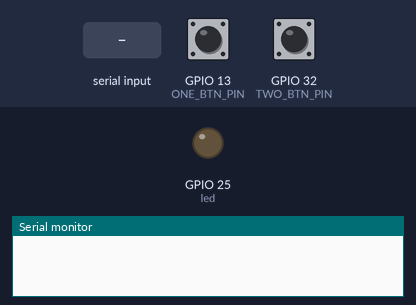
Recording of a sketch running on a simulated ESP32. On the bench: output pins drawn as LEDs (lit = HIGH), the last lines printed to the serial monitor. Dashed ring = blinking. The inputs (shaded band) are chosen by the test bench; at power-on: GPIO 13 (ONE_BTN_PIN) HIGH, GPIO 32 (TWO_BTN_PIN) HIGH.

Above: at 1.2 s.
1.3 s: "1" received over Serial
At 2.2 s:
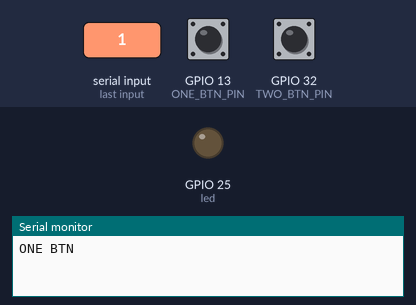
2.8 s: GPIO 13 (ONE_BTN_PIN) pulled LOW for 0.15 s
At 3.15 s:
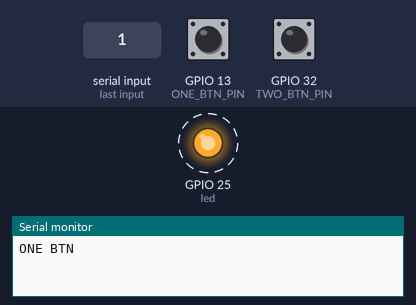
5.9 s: GPIO 32 (TWO_BTN_PIN) pulled LOW for 0.15 s
8.9 s: "2" received over Serial
At 10.5 s:
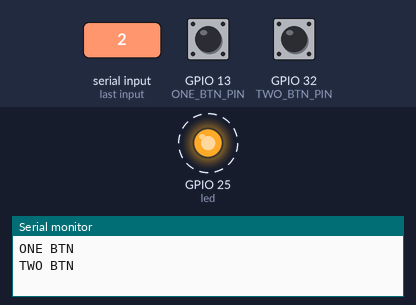
11.9 s: GPIO 13 (ONE_BTN_PIN) pulled LOW for 1 s
At 12.7 s:
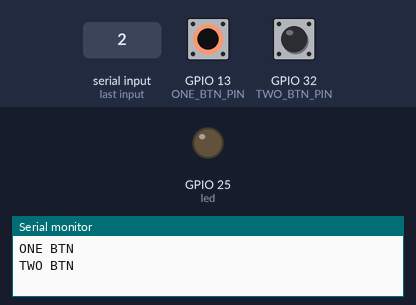
14.4 s: GPIO 13 (ONE_BTN_PIN) pulled LOW for 3.2 s
At 14.9 s:
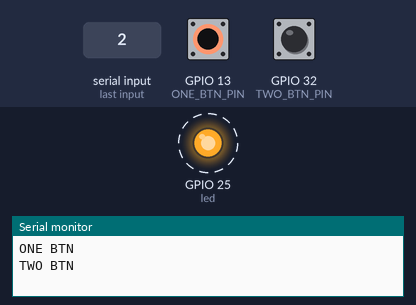
Timing chart, 0 to 20.1 s (numbered marks = the images above; inputs shaded):
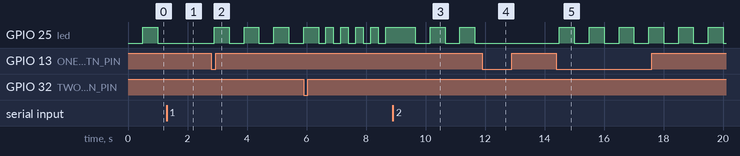

The sketch:

arduinoApp.ino
```cpp
#include "task1.h"
#include "task2.h"
#include "task3.h"
#include "events.h"

buttonEvt_t buttonEvt = {false, BUTTONS::NONE};
void setup()
{
    task1();
    task2();
    task3();
}

void loop()
{
    task1();
    task2();
    task3();
}
```

events.h
```cpp
#ifndef EVENTS_H
#define EVENTS_H

enum class BUTTONS{NONE, ONE_BTN, TWO_BTN};

typedef struct{
    bool trigger;
    BUTTONS whichButton;
} buttonEvt_t;

extern buttonEvt_t buttonEvt;

#endif
```

task1.cpp
```cpp
#include <Arduino.h>
#include "task1.h"
#include "events.h"

void task1()
{
    enum class TaskState
    {
        INIT,
        WAIT_COMMANDS
    };
    static TaskState taskState = TaskState::INIT;

    switch (taskState)
    {
    case TaskState::INIT:
    {
        Serial.begin(115200);
        taskState = TaskState::WAIT_COMMANDS;
        break;
    }
    case TaskState::WAIT_COMMANDS:
    {
        if (Serial.available() > 0)
        {
            int dataRx = Serial.read();
            if (dataRx == '1')
            {
                Serial.print("ONE BTN\n");
                buttonEvt.trigger = true;
                buttonEvt.whichButton = BUTTONS::ONE_BTN;
            }
            if (dataRx == '2')
            {
                Serial.print("TWO BTN\n");
                buttonEvt.trigger = true;
                buttonEvt.whichButton = BUTTONS::TWO_BTN;
            }
        }
        break;
    }
    default:
    {
    }
    }
}
```

task1.h
```cpp
#ifndef _TASK1_H_
#define _TASK1_H_

void task1();

#endif
```

task2.cpp
```cpp
#include <Arduino.h>
#include "task2.h"
#include "events.h"

void task2()
{
    enum class TaskState
    {
        INIT,
        WAIT_PRESS,
        WAIT_STABLE,
        WAIT_RELEASE
    };
    static TaskState taskState = TaskState::INIT;
    static uint8_t lastButtonPressed;
    static uint32_t initStableTime;

    const uint8_t ONE_BTN_PIN = 13;
    const uint8_t TWO_BTN_PIN = 32;
    const uint32_t STABLE_TIME = 100;

    switch (taskState)
    {
    case TaskState::INIT:
    {
        pinMode(ONE_BTN_PIN, INPUT_PULLUP);
        pinMode(TWO_BTN_PIN, INPUT_PULLUP);

        taskState = TaskState::WAIT_PRESS;
        break;
    }
    case TaskState::WAIT_PRESS:
    {
        if(digitalRead(ONE_BTN_PIN) == LOW){
            lastButtonPressed = ONE_BTN_PIN;
            initStableTime = millis();
            taskState = TaskState::WAIT_STABLE;
        }
        if(digitalRead(TWO_BTN_PIN) == LOW){
            lastButtonPressed = TWO_BTN_PIN;
            initStableTime = millis();
            taskState = TaskState::WAIT_STABLE;
        }
        break;
    }
    case TaskState::WAIT_STABLE:
    {
        if(digitalRead(lastButtonPressed) != LOW){
            taskState = TaskState::WAIT_PRESS;
        }
        else if ( (millis() - initStableTime) > STABLE_TIME){
            if(lastButtonPressed == ONE_BTN_PIN) buttonEvt.whichButton = BUTTONS::ONE_BTN;
            else if(lastButtonPressed == TWO_BTN_PIN) buttonEvt.whichButton = BUTTONS::TWO_BTN;
            buttonEvt.trigger = true;
            //printf("Button pressed: %d\n", lastButtonPressed);
            taskState = TaskState::WAIT_RELEASE;
        }
        break;
    }
    case TaskState::WAIT_RELEASE:{
        if(digitalRead(lastButtonPressed) == HIGH){
            taskState = TaskState::WAIT_PRESS;
        }
        break;
    }

    default:
    {
    }
    }
}
```

task2.h
```cpp
#ifndef _TASK2_H_
#define _TASK2_H_

void task2();

#endif
```

task3.cpp
```cpp
#include <Arduino.h>
#include "task3.h"
#include "events.h"

static bool compareKeys(BUTTONS *pSecret, BUTTONS *pKey)
{
    bool correct = true;
    for (uint8_t i = 0; i < 5; i++)
    {
        if (pSecret[i] != pKey[i])
        {
            correct = false;
            break;
        }
    }

    return correct;
}

void task3()
{

    enum class TaskStates
    {
        INIT,
        SLOW,
        MEDIUM,
        FAST,
        PERM_ON,
        PERM_OFF,
        WAIT_ON,
        WAIT_OFF,
    };
    static TaskStates taskState = TaskStates::INIT;

    static uint8_t led = 25; // Declaro la posición de la led

    static uint32_t lasTime;
    static constexpr uint32_t SLOW_TIME = 500;   // Cantidad de tiempo que se demora
    static constexpr uint32_t MEDIUM_TIME = 250; // Cantidad de tiempo que se demora
    static constexpr uint32_t FAST_TIME = 125;   // Cantidad de tiempo que se demora

    static bool ledStatus = false;
    static bool if_off = false; // Variable para preguntar si la led esta apagada o si la led estaba prendida

    static BUTTONS secret[5] = {BUTTONS::ONE_BTN, BUTTONS::ONE_BTN,
                                BUTTONS::TWO_BTN, BUTTONS::TWO_BTN,
                                BUTTONS::ONE_BTN}; // Codigo para salir del modo rapido

    static BUTTONS backkey[5] = {BUTTONS::NONE};

    static uint8_t keyCounter;

    switch (taskState)
    {
    case TaskStates::INIT:
    {
        pinMode(led, OUTPUT);
        digitalWrite(led, LOW);

        taskState = TaskStates::SLOW;
        break;
    }

    case TaskStates::SLOW:
    {
        uint32_t currentTime = millis();
        if ((currentTime - lasTime) >= SLOW_TIME)
        {
            lasTime = currentTime;
            ledStatus = !ledStatus;
            digitalWrite(led, ledStatus);
        }

        if (buttonEvt.trigger == true)
        {
            buttonEvt.trigger = false;
            if (buttonEvt.whichButton == BUTTONS::ONE_BTN)
            {
                taskState = TaskStates::WAIT_OFF;
            }
            else if (buttonEvt.whichButton == BUTTONS::TWO_BTN)
            {
                taskState = TaskStates::MEDIUM;
            }
        }
        break;
    }

    case TaskStates::WAIT_OFF:
    {
        uint32_t currentTime = millis();
        if ((currentTime - lasTime) >= SLOW_TIME)
        {
            ledStatus = false;
            digitalWrite(led, ledStatus);
            taskState = TaskStates::PERM_OFF;
        }
    }
    case TaskStates::PERM_OFF:
    {
        if (buttonEvt.trigger == true)
        {
            buttonEvt.trigger = false;
            if (buttonEvt.whichButton == BUTTONS::ONE_BTN)
            {
                taskState = TaskStates::SLOW;
            }
            else if (buttonEvt.whichButton == BUTTONS::TWO_BTN)
            {
                if_off = true;
                taskState = TaskStates::FAST;
            }
        }
        break;
    }

    case TaskStates::MEDIUM:
    {
        uint32_t currentTime = millis();
        if ((currentTime - lasTime) >= MEDIUM_TIME)
        {
            lasTime = currentTime;
            digitalWrite(led, ledStatus);
            ledStatus = !ledStatus;
        }
        if (buttonEvt.trigger == true)
        {
            buttonEvt.trigger = false;
            if (buttonEvt.whichButton == BUTTONS::ONE_BTN)
            {
                taskState = TaskStates::WAIT_ON;

            }
            else if (buttonEvt.whichButton == BUTTONS::TWO_BTN)
            {
                taskState = TaskStates::SLOW;
            }
        }
        break;
    }

    case TaskStates::WAIT_ON:
    {
        uint32_t currentTime = millis();
         if ((currentTime - lasTime) >= MEDIUM_TIME)
         {
            ledStatus = true;
            digitalWrite(led, ledStatus);
            taskState = TaskStates::PERM_ON;
         }
    }

    case TaskStates::PERM_ON:
    {
        if (buttonEvt.trigger == true)
        {
            buttonEvt.trigger = false;
            if (buttonEvt.whichButton == BUTTONS::ONE_BTN)
            {
                taskState = TaskStates::MEDIUM;
            }
            else if (buttonEvt.whichButton == BUTTONS::TWO_BTN)
            {
                if_off = false;
                taskState = TaskStates::FAST;
            }
        }
        break;
    }
    case TaskStates::FAST:
    {
        uint32_t currentTime = millis();
        if ((currentTime - lasTime) >= FAST_TIME)
        {
            lasTime = currentTime;

            ledStatus = !ledStatus;
            digitalWrite(led, ledStatus);
        }

        if (buttonEvt.trigger == true)
        {
            buttonEvt.trigger = false;
            backkey[keyCounter] = buttonEvt.whichButton;
            keyCounter++;
            if (keyCounter == 5)
            {
                keyCounter = 0;
                if (compareKeys(secret, backkey) == true)
                {
                    Serial.print("Regresar al modo anterior\n");

                    if (if_off == true)
                    {
                        taskState = TaskStates::PERM_OFF; // Si estaba apagado, regresa a estar apagado
                    }
                    else
                    {
                        taskState = TaskStates::PERM_ON; // Si estaba prendido, regresa a estar prendido
                    }
                }
                else
                {
                    Serial.print("Lo lamento, te equivocaste.\n");
                }
            }
        }
        break;
    }
    default:
    {
        break;
    }
    }
}
```

task3.h
```cpp
#ifndef _TASK3_H_
#define _TASK3_H_

void task3();

#endif
```

Measured:
- after the input at 1.3 s, GPIO 25 (led): stays LOW (without the input it goes to HIGH after 0.20 s)
- after the input at 2.8 s, GPIO 25 (led): alternates HIGH for 0.50 s and LOW for 0.50 s, starting after 0.10 s
- after the input at 8.9 s, GPIO 25 (led): alternates HIGH for 0.50 s and LOW for 0.50 s, starting after 0.76 s
- after the input at 11.9 s, GPIO 25 (led): stops changing and stays LOW
- after the input at 14.4 s, GPIO 25 (led): alternates HIGH for 0.50 s and LOW for 0.50 s, starting after 0.10 s
